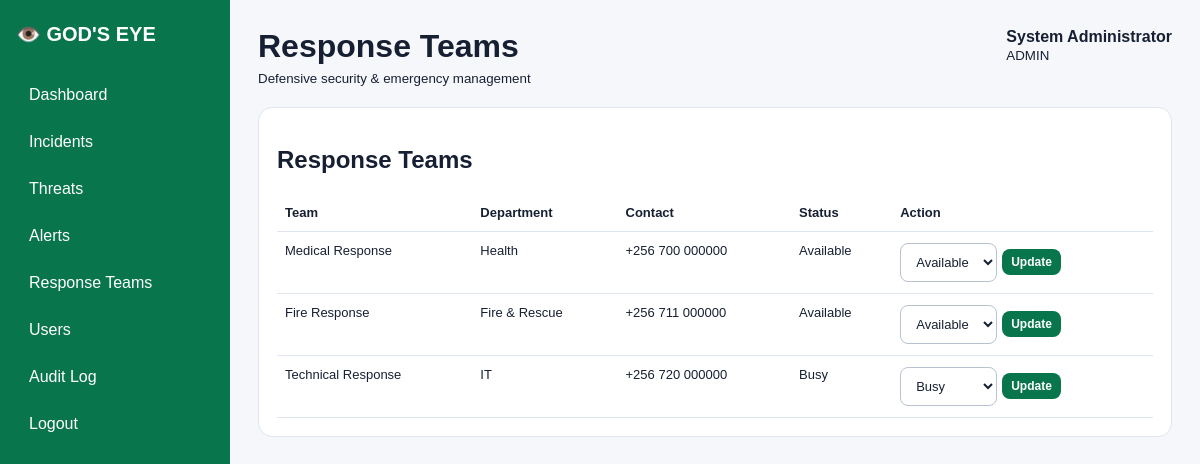
The page /teams.php (signed in) on the database its author committed.
### tables this page shows
CREATE TABLE response_teams(id INT AUTO_INCREMENT PRIMARY KEY,team_name VARCHAR(120) NOT NULL,department VARCHAR(120) NOT NULL,contact VARCHAR(80),status ENUM('Available','Busy','Offline') NOT NULL DEFAULT 'Available');

### auth.php (called while the page is built, shortened)
<?php
function e($v){return htmlspecialchars((string)$v,ENT_QUOTES,'UTF-8');}
function can_write(){return in_array($_SESSION['user']['role']??'',['ADMIN','OPERATOR'],true);}

### teams.php (the view)
<?php require 'config/db.php';require 'includes/auth.php';require_login();$page_title='Response Teams';if($_SERVER['REQUEST_METHOD']==='POST'){require_role(['ADMIN','OPERATOR']);check_csrf();$s=$pdo->prepare('UPDATE response_teams SET status=? WHERE id=?');$s->execute([$_POST['status'],(int)$_POST['id']]);audit($pdo,'Team status changed','Team #'.(int)$_POST['id'].' to '.$_POST['status']);$_SESSION['flash']='Team status updated.';header('Location:teams.php');exit;}$rows=$pdo->query('SELECT * FROM response_teams ORDER BY id')->fetchAll();require 'includes/header.php';?><section class="panel"><h2>Response Teams</h2><div class="tablewrap"><table><tr><th>Team</th><th>Department</th><th>Contact</th><th>Status</th><th>Action</th></tr><?php foreach($rows as $r):?><tr><td><?=e($r['team_name'])?></td><td><?=e($r['department'])?></td><td><?=e($r['contact'])?></td><td><?=e($r['status'])?></td><td><?php if(can_write()):?><form class="inline" method="post"><input type="hidden" name="csrf" value="<?=e(csrf())?>"><input type="hidden" name="id" value="<?=$r['id']?>"><select name="status"><option <?=$r['status']==='Available'?'selected':''?>>Available</option><option <?=$r['status']==='Busy'?'selected':''?>>Busy</option><option <?=$r['status']==='Offline'?'selected':''?>>Offline</option></select><button class="smallbtn">Update</button></form><?php endif;?></td></tr><?php endforeach;?></table></div></section><?php require 'includes/footer.php';?>

### header.php
<?php require_once __DIR__.'/auth.php'; ?><!doctype html><html><head><meta charset="utf-8"><meta name="viewport" content="width=device-width,initial-scale=1"><title><?=e($page_title??"God's Eye")?></title><link rel="stylesheet" href="assets/style.css"></head><body><aside class="side"><div class="brand">👁️ GOD'S EYE</div><nav><a href="dashboard.php">Dashboard</a><a href="incidents.php">Incidents</a><a href="threats.php">Threats</a><a href="alerts.php">Alerts</a><a href="teams.php">Response Teams</a><?php if(($_SESSION['user']['role']??'')==='ADMIN'):?><a href="users.php">Users</a><a href="audit.php">Audit Log</a><?php endif;?><a href="logout.php">Logout</a></nav></aside><main class="main"><header class="top"><div><h1><?=e($page_title??'God’s Eye')?></h1><small>Defensive security & emergency management</small></div><div><strong><?=e($_SESSION['user']['full_name']??'')?></strong><br><small><?=e($_SESSION['user']['role']??'')?></small></div></header><?php if($msg=$_SESSION['flash']??''){echo '<div class="success">'.e($msg).'</div>';unset($_SESSION['flash']);} ?>

### footer.php
</main></body></html>

### style.css (style rules this page uses)
:root { --green:#08754d;--dark:#0b1020;--bg:#f5f7fb;--card:#fff;--line:#dfe5ee;--text:#172033 }
* { box-sizing:border-box }
body { margin:0;font-family:Arial,sans-serif;background:var(--bg);color:var(--text) }
.side { position:fixed;left:0;top:0;bottom:0;width:230px;background:var(--green);color:#fff;padding:22px 16px }
.brand { font-size:20px;font-weight:800;margin:0 0 28px }
.side nav a { display:block;color:#fff;text-decoration:none;padding:12px 13px;border-radius:9px;margin:5px 0 }
.main { margin-left:230px;padding:28px;min-height:100vh }
.top { display:flex;justify-content:space-between;align-items:flex-start;margin-bottom:20px }
.top h1 { margin:0 0 4px }
.card,.panel { background:var(--card);border:1px solid var(--line);border-radius:14px;padding:18px;margin-bottom:18px }
input,select,textarea { width:100%;padding:10px 11px;border:1px solid #b9c2d0;border-radius:8px;background:#fff;color:#172033;font:inherit }
button,.btn { display:inline-block;padding:10px 14px;border:0;border-radius:8px;background:var(--green);color:#fff;font-weight:700;cursor:pointer;text-decoration:none }
.smallbtn { padding:6px 9px;font-size:12px }
.inline { display:inline-flex;gap:5px;align-items:center }
.tablewrap { overflow:auto }
table { width:100%;border-collapse:collapse;min-width:650px }
th,td { text-align:left;padding:11px 8px;border-bottom:1px solid var(--line);font-size:13px;vertical-align:top }

### rows shown on the page
response_teams: team_name "Medical Response", department "Health", contact "+256 700 000000", status "Available"
response_teams: team_name "Fire Response", department "Fire & Rescue", contact "+256 711 000000", status "Available"
response_teams: team_name "Technical Response", department "IT", contact "+256 720 000000", status "Busy"

### other values the page prints
$page_title "Response Teams"
$_SESSION['user']['full_name'] "System Administrator"
$_SESSION['user']['role'] "ADMIN"
